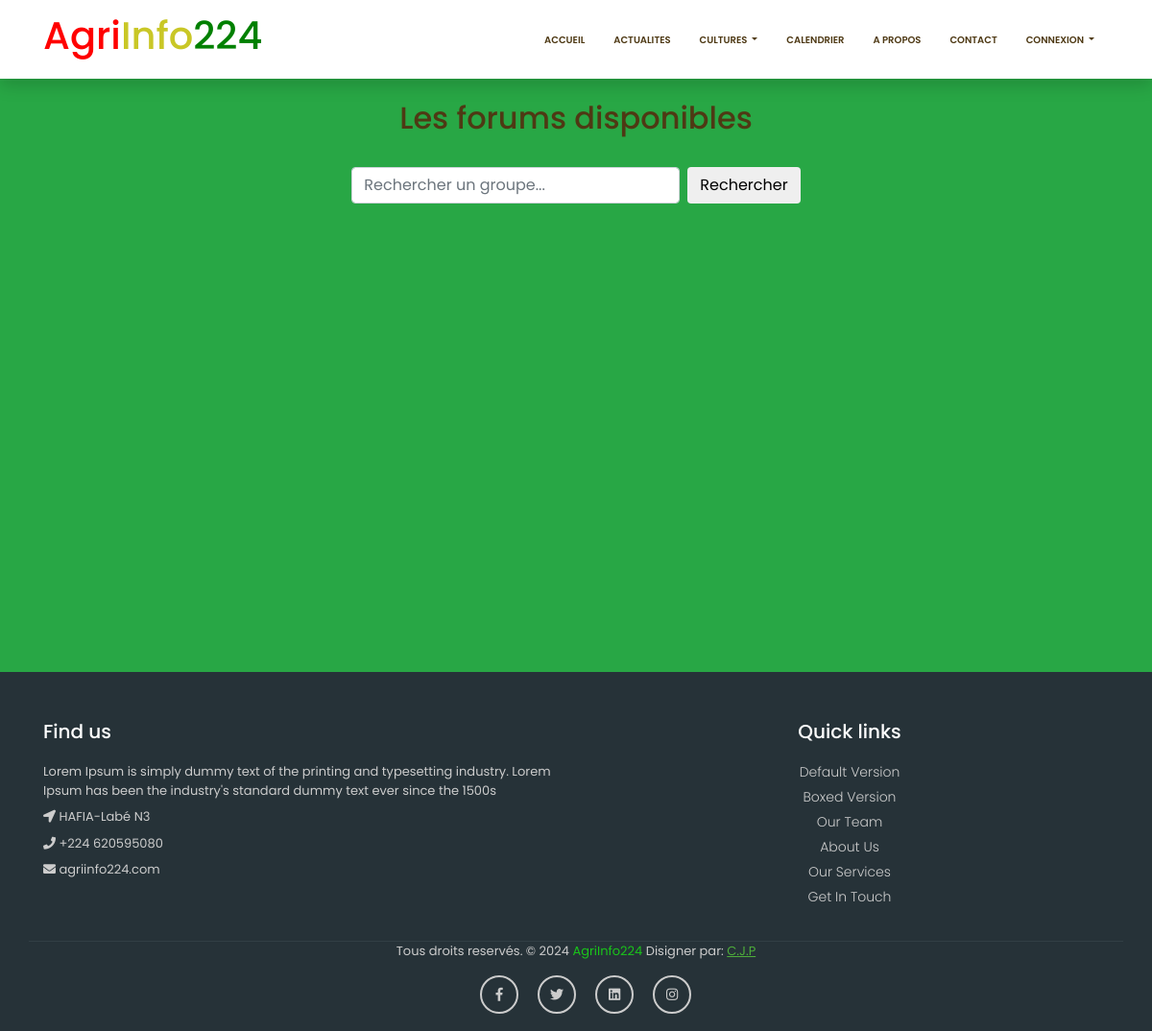
Before: /Compte/forums with the older database file.
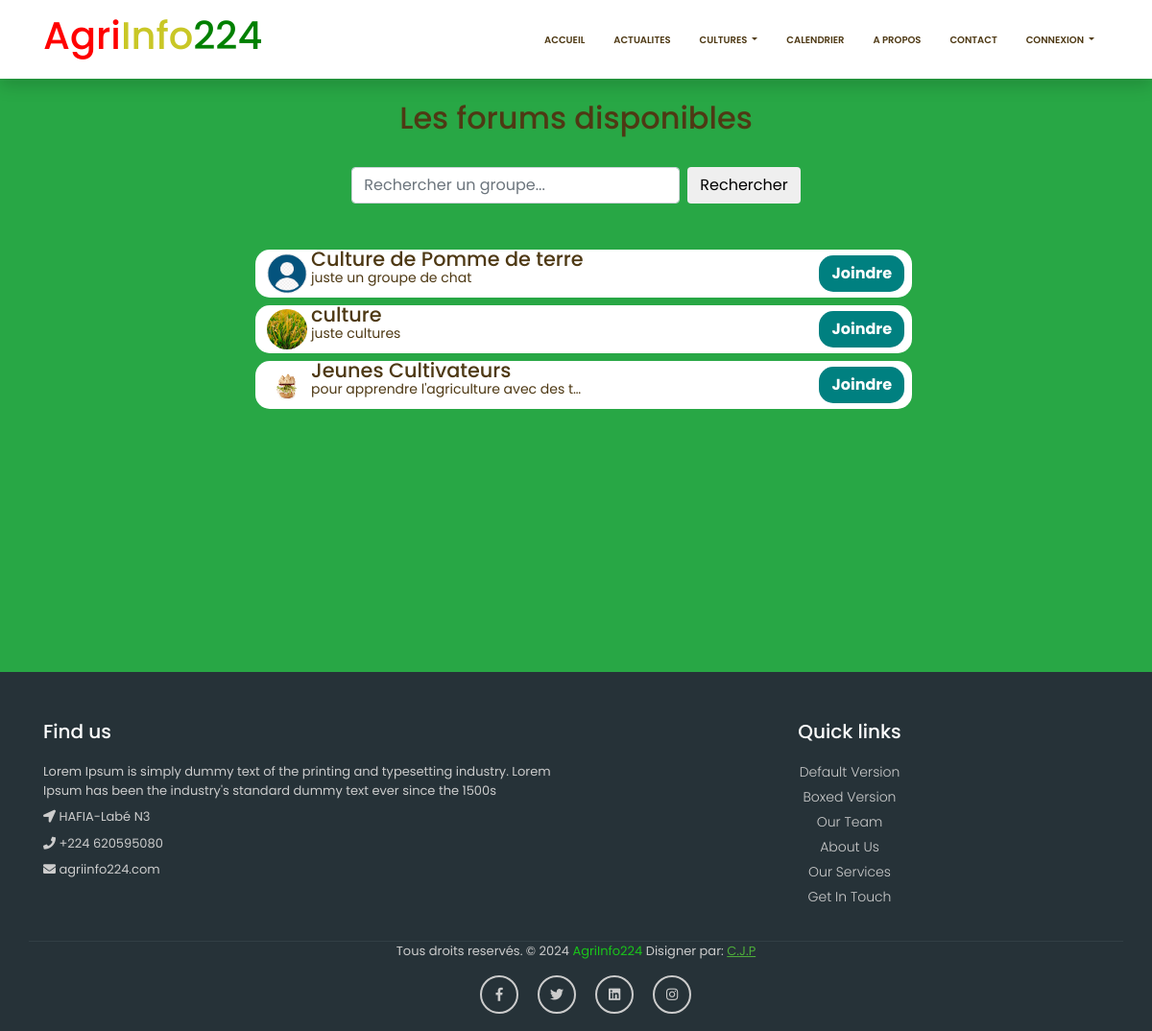
After: the same page with the newer database file.
### Compte/models.py (models this page shows, shortened)
class Forum(models.Model):
   titre_forum= models.CharField(max_length=150)
   description_forum=models.TextField()
   date_creation=models.DateTimeField(auto_now=True)
   logo=models.ImageField(upload_to="chats",null=True,blank=True)
   user_create=models.ForeignKey(Utilisateur,on_delete=models.CASCADE)

class Utilisateur(AbstractUser):
    token = models.CharField(max_length=120)
    role=[
        ("agriculteur","agriculteur"),
        ("admin","admin"),
        ("utilisateur","utilisateur")
    ]
    telephone=models.CharField(max_length=15)
    profile=models.ImageField(upload_to="profile",blank=True,null=True)
    roles=models.CharField(max_length=150,choices=role)
    password_confirm=models.CharField(max_length=150)
    notif=models.ManyToManyField(Notification,related_name="notifs",default="")

### Compte/views.py (the view)
def forums(request):
    forums=Forum.objects.all()
    context={'forums':forums}
    return render(request,'Compte/forums.html',context)

### Compte/templates/Compte/forums.html (shortened to what this page needs)
{% extends "Agronomie/base.html" %}
{% load static %}
{% block navbar %}
<ul class="navbar-nav ml-auto">
	<li class="nav-item">
	   <a class="nav-link" href="{% url 'home' %}">Accueil</a>
	</li>
	<li class="nav-item">
	   <a class="nav-link" href="{% url 'actu' %}">Actualites</a>
	</li>
	<li class="nav-item dropdown">
	  <a class="nav-link dropdown-toggle" href="#" id="navbarDropdownPortfolio" data-toggle="dropdown" aria-haspopup="true" aria-expanded="false">
	  Cultures
	  </a>
   </li>
	<li class="nav-item">
	   <a class="nav-link" href="{% url 'calendrier' %}">Calendrier</a>
	</li>
	<li class="nav-item">
	  <a class="nav-link" href="{% url 'apropos' %}">A propos</a>
   </li>
	<li class="nav-item">
	   <a class="nav-link" href="{% url 'contact' %}">Contact</a>
	</li>
	{% if user.is_authenticated %}
	{% comment %} <li class="nav-item">
	   <a class="nav-link" href="{% url 'logout' %}">Deconnexion</a>
	</li> {% endcomment %}
	<li class="nav-item dropdown">
	   <a class="" href="#" id="navbarDropdownPortfolio" data-toggle="dropdown" aria-haspopup="true" aria-expanded="false">
		 {% if user.profile %}
		  <img src="{{ user.profile.url }}" alt="" style="width: 40px; height: 40px; padding: none;border-radius: 25px; border:1px solid black">
		  {% else %}
		  <img src="{%  static 'Compte/img/prog.png' %}" alt="" style="width: 40px; height: 40px; padding: none;border-radius: 25px; border:1px solid black">
		  {% endif %}
	   </a>
	   <div class="dropdown-menu dropdown-menu-right" aria-labelledby="navbarDropdownPortfolio">
		  <a class="dropdown-item" href="{% url 'profil' %}">profile</a>
		  <a class="dropdown-item" href="{% url 'logout' %}">Deconnexion</a>
	   </div>
	</li>
	<!-- <li class="nav-item">
	   <div style="">
		  <img src="{% static 'Agronomie/images/about-img.jpg' %}" alt="" style="width: 40px; height: 40px; padding: none;border-radius: 25px;">
	   </div>
	</li> -->
	{% else %}
	<li class="nav-item dropdown">
	   <a class="nav-link dropdown-toggle" href="#" id="navbarDropdownPortfolio" data-toggle="dropdown" aria-haspopup="true" aria-expanded="false">
	   Connexion
	   </a>
	</li>
	{% endif %}
 </ul>
{% endblock  %}
{% block content %}
<div class="bg-success pt-4">
	<h2 class="d-block text-center">Les forums disponibles</h2>
	<div class="pt-2 px-4 d-flex justify-content-center" style=" height: 550px;">
		<div style="width: 700px;">
			<div class="d-flex justify-content-center mb-5">
				<form class="d-flex mt-3" style="max-width: 600px;" method="get" action=".">
					<input class="form-control mr-2" type="search" placeholder="Rechercher un groupe..." aria-label="Search" name="search">
					<button class="btn btn-outline-ligth" type="submit">Rechercher</button>
				</form>
			</div>
			{% for forum in forums %}
			<div class="d-flex bg-white ml-3 mt-2 justify-content-between px-2" style="border-radius: 15px; align-items: center;">
				<div class="">
					<div class="d-flex">
						{% if forum.logo %}
							<img src="{{ forum.user_create.profile.url }}" alt="" class="p-1" style="width: 50px; height: 50px; border-radius: 50px;">
						{% else %}
							<img src="{% static 'Compte/img/groupe.png' %}" alt="" class="p-1" style="width: 50px; height: 50px; border-radius: 50px;">
						{% endif %}
						<div>
							<h3 style="font-size: 1.3rem; line-height: 1;">{{forum.titre_forum}}</h3>
							<p style="line-height: 1px;">{{ forum.description_forum |truncatechars:40 }}</p>
						</div>
					</div>
				</div>
				<div style="display: flex; align-items: end;">
					<a href="{% url 'forum' forum.id %}" class="btn text-white" style="border-radius: 15px; background-color:teal; font-weight: bold;">Joindre</a>
				</div>
			</div>
		{% endfor %}
		</div>
	</div>
</div>
{% endblock %}

Changed rows visible on the page:
added Forum: titre_forum "Culture de Pomme de terre", description_forum "juste un groupe de chat"
added Forum: user_create.profile (picture), titre_forum "culture", description_forum "juste cultures"
added Forum: user_create.profile (picture), titre_forum "Jeunes Cultivateurs", description_forum "pour apprendre l'agriculture avec des t…"
